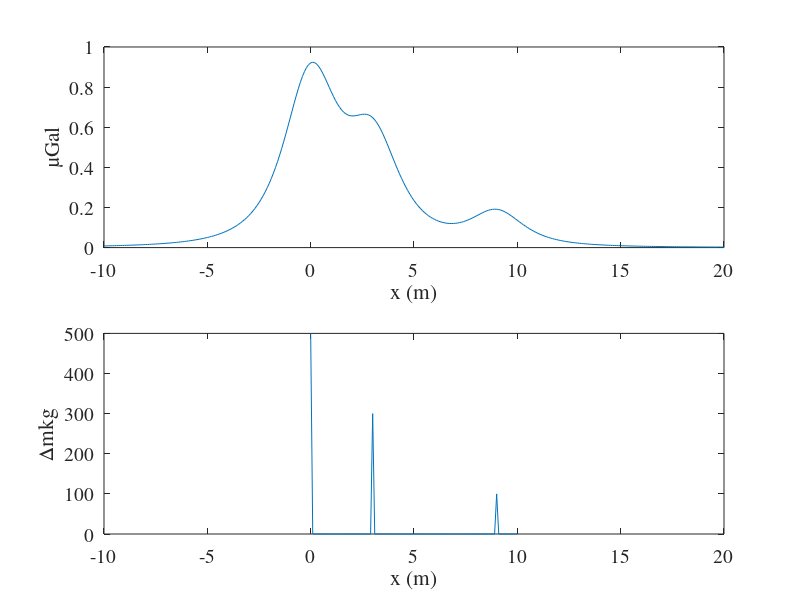
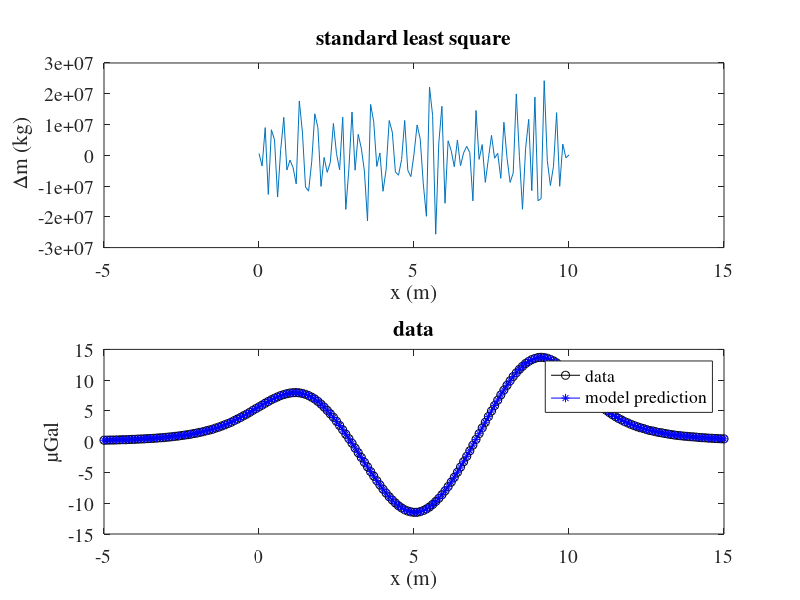
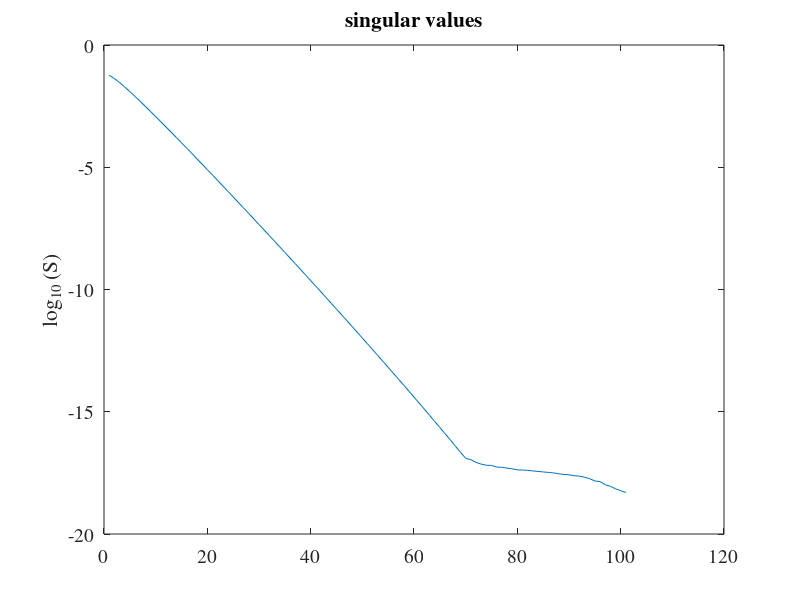

Here is the MATLAB script that generated these plots, in order: (Note: this script raises an error after producing the figures.)
set(0,'defaulttextfontname','times','defaulttextfontsize',14);
set(0,'defaultaxesfontname','times','defaultaxesfontsize',14);
%% part (d)
G = 6.67e-11; %gravitational constant
m = zeros(101,1);
D = 2;

m(1) = 500;    % set mass anomaly at 1 , 31 and 91
m(31) = 300;
m(91) = 100;

X = -10:0.1:20;  %measurement location

Lm = length(m);
Ld = length(X);
xi = [0:1:100]*0.1;   % xi: location of the anomalies mi

unit = 1e-8; %unit of microgals 1e-8m/s^2

GG = (1/unit)*G*D./(D^2+(X'*ones(1,Lm) - ones(Ld,1)*xi).^2).^1.5;

Dgz = GG*m;

figure(1);
subplot(211)
plot(X,Dgz); xlim([-10 20]);
xlabel('x (m)'); ylabel('\muGal');
hold on;
subplot(212);
plot(xi,m); xlim([-10 20]);
xlabel('x (m)'); ylabel('\Deltamkg');
print('figure/d.png','-dpng');

%% part (e)
load('ge118_hw8.mat');
Ld = length(xd);

Lm = length(m);

GG = (1/unit)*G*D./(D^2+(xd*ones(1,Lm) - ones(Ld,1)*xi).^2).^1.5;

% Least square solution
LS_Dm = (GG'*GG)\(GG'*di);

%model prediction
d_pred = GG*LS_Dm;
% plot the data
figure(11)
subplot(211)
plot(xi, LS_Dm);
xlabel('x (m)'); ylabel(' \Deltam (kg)'); xlim([-5 15]);
title('standard least square');

subplot(212)
plot(xd, di, 'ko-');
hold on
plot(xd,d_pred,'b*-');
legend('data','model prediction');
xlabel('x (m)'); ylabel('\muGal'); xlim([-5 15]);
title('data');
print('figure/e_result.png','-dpng');

% SVD of GG
[UU,DD,VV]=svd(GG);

figure(2);
plot(1:1:min(length(UU),length(VV)),log(diag(DD))/log(10));
ylabel('log_1_0 (S)');
title('singular values');
print('figure/e_snv.png','-dpng');


Ginv_LLS = (GG'*GG)\GG';

Re_LLS = Ginv_LLS*GG;  %resolution matrix for least squares


%% part (f)

[GI_Dm,Rf] = generalized_inverse(di,GG);   %generalized inverse without truncation
d_predf = GG*GI_Dm;
figure(3)
subplot(211)

plot(xi,LS_Dm,'k-');
hold on
plot(xi,GI_Dm,'r-');
legend('LS','SVD');

subplot(212)
plot(xd, di, 'ko-');
hold on
plot(xd,d_predf,'b*-');
legend('data','model prediction');


print('figure/f.png','-dpng');

%% part (g)
nm=[];
ne=[];
p=10;
figure(4)
%for p = 10:5:20
for p = 5:30
    [GI_Dm_trunc,Rg{p}] = generalized_inverse(di,GG,p);   %generalized inverse with truncation
    plot(xi,GI_Dm_trunc);
    hold on
    ne = [ne,norm(di-GG*GI_Dm_trunc)];
    nm = [nm,norm(GI_Dm_trunc)];
end

figure(20);
loglog(nm,ne,'-o'); 
text(nm,ne,strread(num2str(5:1:30),'%s'));
legend('truncation number')
xlabel('||m||^2');
ylabel('||d-Gm||^2');
print('figure/g_trunc.png','-dpng');
hold on
xlim([3150,3450]);
ylim([0.1345,0.1395]);
xlabel('||m||^2');
ylabel('||d-Gm||^2');
print('figure/g_trunc_zoomin.png','-dpng');

%% part (h)
nm=[];
ne=[];
alpha_all = 10.^[-10:-1];
for i= 1:length(alpha_all);
    Tik_Dm = (GG'*GG + alpha_all(i)^2 * eye(Lm))\(GG'*di);
    nm = [nm,norm(Tik_Dm)];
    ne = [ne,norm(GG*Tik_Dm-di)];
    
    if i>=5 && i<= 7
        figure(5)
        if i == 5
            plot(xi,Tik_Dm,'k-');
        elseif i == 6
            plot(xi,Tik_Dm,'r-');
        elseif i == 7
            plot(xi,Tik_Dm,'b-');
        end
        hold on
        ylim([-1000 1000]);
    end
    Rt{i} = (GG'*GG + alpha_all(i)^2 * eye(Lm))\(GG'*GG);
end
xlabel('x (m)'); ylabel('\Deltamkg');
legend('\alpha=1e-5','\alpha=1e-4','\alpha=1e-3');
print('figure/h_solutions.png','-dpng');


figure(6)
loglog(ne,nm,'o-');
hold on;
plot(ne(6),nm(6),'r*');
xlabel('Residual norm |Gm-d|_2');
ylabel('Solution norm |m|_2');
hold off;
title('find alpha - 0 order');
print('figure/h_alphas.png','-dpng');

%% part(i)
% first order Tikhonov
L1 = diag(ones(1,Lm),0) + diag(-1*ones(1,Lm-1),1);
L1(end,:) = [];


% find the best alpha
alpha_all = 10.^[-10:-1];
nm = [];
ne = [];
for i = 1:length(alpha_all)
    Tik_Dm = (GG'*GG + alpha_all(i)^2 * (L1'*L1))\(GG'*di);
    nm = [nm,norm(L1*Tik_Dm)];
    ne = [ne,norm(GG*Tik_Dm-di)];
    Rt{i} = (GG'*GG + alpha_all(i)^2 * (L1'*L1))\(GG'*GG); 
end
figure(31);
subplot(121)
loglog(ne,nm,'o-');
hold on;
plot(ne(7),nm(7),'r*');
text(ne(7),nm(7),'\alpha=1e-4');
title('find alpha - first order');
xlabel('Residual norm |Gm-d|_2');
ylabel('Solution norm |Lm|_2');


alpha = 1e-4;
Tik1_Dm = (GG'*GG + alpha^2 * (L1'*L1))\(GG'*di);
Ri1 = (GG'*GG + alpha^2 * (L1'*L1))\(GG'*GG);   % resolution matrix



figure(7)
plot(xi,Tik1_Dm,'k-');

% second order Tikhonov

L2 = diag(ones(1,Lm),0) + diag(-2*ones(1,Lm-1),1) + diag(ones(1,Lm-2),2);
L2(end,:) = [];
L2(end,:) = [];

% find the best alpha
alpha_all = 10.^[-10:-1];
nm = [];
ne = [];
for i = 1:length(alpha_all)
    Tik_Dm = (GG'*GG + alpha_all(i)^2 * (L2'*L2))\(GG'*di);
    nm = [nm,norm(L2*Tik_Dm)];
    ne = [ne,norm(GG*Tik_Dm-di)];
end

figure(31);
subplot(122)
loglog(ne,nm,'o-');
hold on;
plot(ne(8),nm(8),'r*');
text(ne(8),nm(8),'\alpha=1e-3');
title('find alpha - second order');
xlabel('Residual norm |Gm-d|_2');
ylabel('Solution norm |Lm|_2');
print('figure/i_alphas.png','-dpng');

alpha = 1e-3;
Tik2_Dm = (GG'*GG + alpha^2 * (L2'*L2))\(GG'*di);

Ri2 = (GG'*GG + alpha^2 * (L2'*L2))\(GG'*GG);  % resolution matrix

figure(7)
hold on
plot(xi,Tik2_Dm,'r-');
xlabel('x (m)'); ylabel('\Deltamkg');
legend('first-order','second-order');
print('figure/i_solution.png','-dpng');


figure
plot(xd,di,'ko-');
hold on;
plot(xd,GG * Tik1_Dm,'r-');
plot(xd,GG * Tik2_Dm,'b-');
xlabel('x (m)'); ylabel('\muGal');
hold off;
legend('data','first order','second order');
print('figure/i_pred.png','-dpng');

%% part(j)
figure
imagesc(Re_LLS); colorbar('vert');
title('(e) Least square');
print('figure/j1.png','-dpng');

figure
imagesc(Rf); colorbar('vert');
title('(f) Generalized inverse');
print('figure/j2.png','-dpng');

figure
imagesc(Rg{11}); colorbar('vert');
title('(g) p = 11');
print('figure/j3.png','-dpng');

figure
imagesc(Rg{16}); colorbar('vert');
title('(g) p = 16');
print('figure/j4.png','-dpng');

figure
imagesc(Rg{21}); colorbar('vert');
title('(g) p = 21');
print('figure/j5.png','-dpng');

figure
imagesc(Rt{6}); colorbar('vert');
title('\alpha = 1e-5');
print('figure/j6.png','-dpng');

figure
imagesc(Rt{7}); colorbar('vert');
title('\alpha = 1e-4');
print('figure/j7.png','-dpng');

figure
imagesc(Rt{8}); colorbar('vert');
title('\alpha = 1e-3');
print('figure/j8.png','-dpng');

figure
imagesc(Ri1); colorbar('vert');
title('(i) first-order');
print('figure/j9.png','-dpng');

figure
imagesc(Ri2); colorbar('vert');
title('(i) second-order');
print('figure/j10.png','-dpng');





    
        












